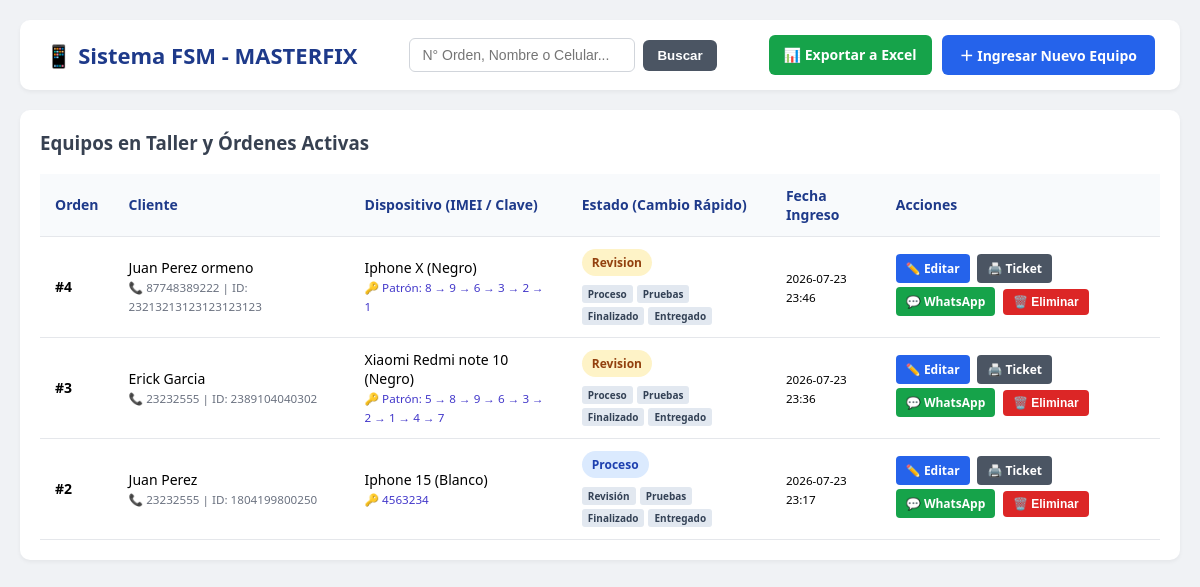
The page / on the database its author committed.
### database.py (models this page shows)
class OrdenDB(Base):
  __tablename__ = "ordenes"
  id = Column(Integer, primary_key=True, index=True, autoincrement=True)
  cliente_nombre = Column(String, index=True)
  cliente_celular = Column(String)
  cliente_identidad = Column(String)
  marca = Column(String)
  modelo = Column(String)
  color = Column(String)
  imei = Column(String)
  credenciales = Column(String)
  observaciones = Column(String)
  estado = Column(String, default="Revision")
  fecha = Column(String)

### main.py (the view)
@app.get("/", response_class=HTMLResponse)
def dashboard(
    request: Request, q: str = Query(None), db: Session = Depends(get_db)
):
    query = db.query(OrdenDB)
    if q:
        if q.isdigit():
            query = query.filter(
                (OrdenDB.id == int(q)) | (OrdenDB.cliente_celular.contains(q))
            )
        else:
            query = query.filter(
                (OrdenDB.cliente_nombre.contains(q))
                | (OrdenDB.marca.contains(q))
                | (OrdenDB.modelo.contains(q))
            )
    ordenes = query.order_by(OrdenDB.id.desc()).all()
    return templates.TemplateResponse(
        request, "index.html", {"ordenes": ordenes, "q": q or ""}
    )

### templates/index.html (shortened to what this page needs)
<!DOCTYPE html>
<html lang="es">
<head>
</head>
<body>
    <div class="header">
        <h1>📱 Sistema FSM - MASTERFIX</h1>
        <form class="search-box" action="/" method="get">
            <input type="text" name="q" placeholder="N° Orden, Nombre o Celular..." value="{{ q }}">
            <button type="submit">Buscar</button>
        </form>
        <div class="btn-group">
            <a href="/exportar-excel" class="btn-excel">📊 Exportar a Excel</a>
            <a href="/nuevo" class="btn-nuevo">＋ Ingresar Nuevo Equipo</a>
        </div>
    </div>
    <div class="card">
        <h3 style="margin-top:0; color:#374151;">
            Equipos en Taller y Órdenes Activas
        </h3>
        <table>
            <thead>
                <tr>
                    <th>Orden</th>
                    <th>Cliente</th>
                    <th>Dispositivo (IMEI / Clave)</th>
                    <th>Estado (Cambio Rápido)</th>
                    <th>Fecha Ingreso</th>
                    <th>Acciones</th>
                </tr>
            </thead>
            <tbody>
                {% for o in ordenes %}
                <tr>
                    <td><b>#{{ o.id }}</b></td>
                    <td>
                        {{ o.cliente_nombre }}<br>
                        <small style="color: #6b7280;">📞 {{ o.cliente_celular }} | ID: {{ o.cliente_identidad }}</small>
                    </td>
                    <td>
                        {{ o.marca }} {{ o.modelo }} ({{ o.color }})<br>
                        <small style="color: #4338ca;">🔑 {{ o.credenciales }}</small>
                    </td>
                    <td>
                        <span class="badge badge-{{ o.estado }}">{{ o.estado }}</span>
                        <div class="status-quick-actions">
                            {% if o.estado != 'Revision' %}<a href="/cambiar-estado/{{ o.id }}/Revision">Revisión</a>{% endif %}
                            {% if o.estado != 'Proceso' %}<a href="/cambiar-estado/{{ o.id }}/Proceso">Proceso</a>{% endif %}
                            {% if o.estado != 'Pruebas' %}<a href="/cambiar-estado/{{ o.id }}/Pruebas">Pruebas</a>{% endif %}
                            {% if o.estado != 'Finalizado' %}<a href="/cambiar-estado/{{ o.id }}/Finalizado">Finalizado</a>{% endif %}
                            {% if o.estado != 'Entregado' %}<a href="/cambiar-estado/{{ o.id }}/Entregado">Entregado</a>{% endif %}
                        </div>
                    </td>
                    <td><small>{{ o.fecha }}</small></td>
                    <td class="actions">
                        <a href="/editar/{{ o.id }}" class="btn-editar">✏️ Editar</a>
                        <a href="/ticket/{{ o.id }}" target="_blank" class="btn-ticket">🖨️ Ticket</a>
                        <a href="https://api.whatsapp.com/send?phone=504{{ o.cliente_celular }}&text=¡Hola%20{{ o.cliente_nombre }}!%20Le%20saludamos%20del%20Taller.%20Su%20equipo%20({{ o.marca }}%20{{ o.modelo }})%20con%20Orden%20%23{{ o.id }}%20se%20encuentra%20en%20estado:%20{{ o.estado }}." target="_blank" class="btn-wa">💬 WhatsApp</a>
                        <button type="button" class="btn-eliminar" onclick="eliminarOrden('{{ o.id }}', '{{ o.cliente_nombre }}')">🗑️ Eliminar</button>
                    </td>
                </tr>
                {% else %}
                <tr>
                    <td colspan="6" style="text-align: center; color: #6b7280; padding: 30px;">No se encontraron órdenes registradas o coincidentes.</td>
                </tr>
                {% endfor %}
            </tbody>
        </table>
    </div>
</body>
</html>

### templates/index.html (style rules this page uses)
body { font-family: 'Segoe UI', Tahoma, Geneva, Verdana, sans-serif; background: #f0f2f5; margin: 0; padding: 20px; }
.header { display: flex; justify-content: space-between; align-items: center; background: white; padding: 15px 25px; border-radius: 10px; box-shadow: 0 2px 4px rgba(0,0,0,0.05); margin-bottom: 20px; flex-wrap: wrap; gap: 15px; }
h1 { color: #1e3a8a; margin: 0; font-size: 22px; }
.search-box { display: flex; gap: 8px; align-items: center; }
.search-box input { padding: 8px 12px; border: 1px solid #d1d5db; border-radius: 6px; font-size: 14px; width: 200px; }
.search-box button { background: #4b5563; color: white; border: none; padding: 8px 14px; border-radius: 6px; font-weight: 600; cursor: pointer; }
.btn-group { display: flex; gap: 10px; flex-wrap: wrap; }
.btn-excel { background: #16a34a; color: white; padding: 10px 15px; text-decoration: none; border-radius: 6px; font-weight: 600; font-size: 14px; display: inline-block; }
.btn-nuevo { background: #2563eb; color: white; padding: 10px 18px; text-decoration: none; border-radius: 6px; font-weight: 600; font-size: 14px; display: inline-block; }
.card { background: white; padding: 20px; border-radius: 10px; box-shadow: 0 2px 4px rgba(0,0,0,0.05); overflow-x: auto; }
table { width: 100%; border-collapse: collapse; margin-top: 10px; font-size: 14px; }
th, td { padding: 12px 15px; border-bottom: 1px solid #e5e7eb; text-align: left; }
th { background: #f8fafc; color: #1e3a8a; font-weight: 600; }
.badge { padding: 5px 10px; border-radius: 20px; font-size: 12px; font-weight: 600; display: inline-block; margin-bottom: 5px; }
.badge-Revision { background: #fef3c7; color: #92400e; }
.badge-Proceso { background: #dbeafe; color: #1e40af; }
.status-quick-actions { display: flex; gap: 4px; flex-wrap: wrap; margin-top: 4px; }
.status-quick-actions a { font-size: 10px; padding: 2px 6px; border-radius: 3px; text-decoration: none; font-weight: bold; background: #e2e8f0; color: #334155; }
.actions a, .actions button { display: inline-block; padding: 6px 10px; margin-right: 4px; margin-bottom: 4px; border-radius: 4px; text-decoration: none; font-size: 12px; font-weight: 600; cursor: pointer; border: none; }
.btn-editar { background: #2563eb; color: white; }
.btn-ticket { background: #4b5563; color: white; }
.btn-wa { background: #16a34a; color: white; }
.btn-eliminar { background: #dc2626; color: white; }

### rows shown on the page
OrdenDB: id "4", cliente_nombre "Juan Perez ormeno", cliente_celular "87748389222", cliente_identidad "23213213123123123123", marca "Iphone", modelo "X", color "Negro", credenciales "Patrón: 8 → 9 → 6 → 3 → 2 → 1", estado "Revision", fecha "2026-07-23 23:46"
OrdenDB: id "3", cliente_nombre "Erick Garcia", cliente_celular "23232555", cliente_identidad "2389104040302", marca "Xiaomi", modelo "Redmi note 10", color "Negro", credenciales "Patrón: 5 → 8 → 9 → 6 → 3 → 2 → 1 → 4 → 7", estado "Revision", fecha "2026-07-23 23:36"
OrdenDB: id "2", cliente_nombre "Juan Perez", cliente_celular "23232555", cliente_identidad "1804199800250", marca "Iphone", modelo "15", color "Blanco", credenciales "4563234", estado "Proceso", fecha "2026-07-23 23:17"
